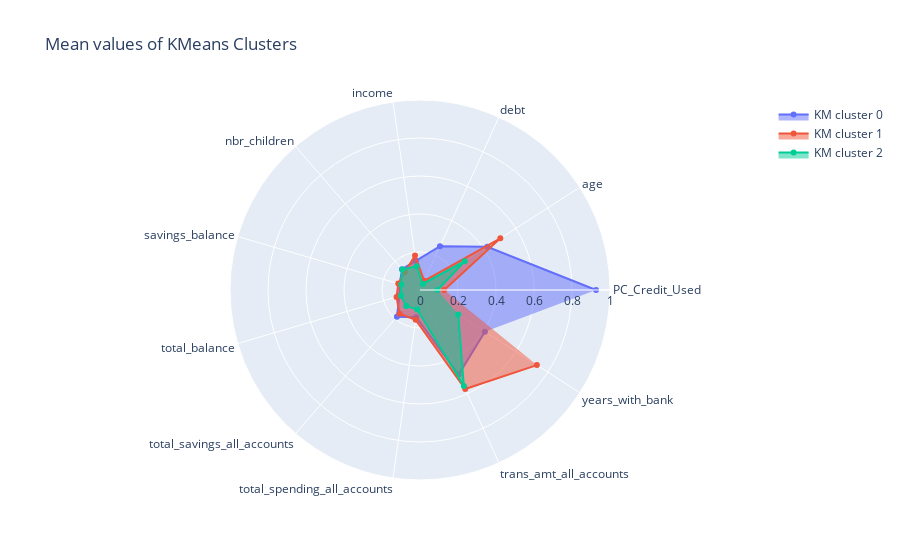

Notebook code for this chart:
### Code cell
# Radar plot with means of KMeans clusters
fig = go.Figure()

fig.add_trace(go.Scatterpolar(
      r=modelData.groupby('cluster_km').mean().loc[0,categories],
      theta=categories,
      fill='toself',
      name='KM cluster 0'
))
fig.add_trace(go.Scatterpolar(
      r=modelData.groupby('cluster_km').mean().loc[1,categories],
      theta=categories,
      fill='toself',
      name='KM cluster 1'
))

fig.add_trace(go.Scatterpolar(
      r=modelData.groupby('cluster_km').mean().loc[2,categories],
      theta=categories,
      fill='toself',
      name='KM cluster 2'
))
fig.update_layout(title='Mean values of KMeans Clusters',
  polar=dict(
    radialaxis=dict(
      visible=True,
      range=[0, 1]
    )),
  showlegend=True
)

fig.show()

### Figure 1 — Plotly figure (JSON) as saved in the notebook; plotly's stock layout.template omitted (floating-point values rounded to 4 significant figures)
{"data": [{"fill": "toself", "name": "KM cluster 0", "r": [0.9266, 0.421, 0.2533, 0.1551, 0.1447, 0.1114, 0.1134, 0.1857, 0.1448, 0.4896, 0.406], "theta": ["PC_Credit_Used", "age", "debt", "income", "nbr_children", "savings_balance", "total_balance", "total_savings_all_accounts", "total_spending_all_accounts", "trans_amt_all_accounts", "years_with_bank"], "type": "scatterpolar"}, {"fill": "toself", "name": "KM cluster 1", "r": [0.1274, 0.5026, 0.05335, 0.1837, 0.123, 0.1192, 0.1286, 0.1647, 0.1585, 0.5731, 0.7312], "theta": ["PC_Credit_Used", "age", "debt", "income", "nbr_children", "savings_balance", "total_balance", "total_savings_all_accounts", "total_spending_all_accounts", "trans_amt_all_accounts", "years_with_bank"], "type": "scatterpolar"}, {"fill": "toself", "name": "KM cluster 2", "r": [0.09146, 0.2798, 0.03482, 0.1268, 0.1425, 0.1033, 0.1052, 0.1109, 0.1042, 0.5558, 0.2393], "theta": ["PC_Credit_Used", "age", "debt", "income", "nbr_children", "savings_balance", "total_balance", "total_savings_all_accounts", "total_spending_all_accounts", "trans_amt_all_accounts", "years_with_bank"], "type": "scatterpolar"}], "layout": {"polar": {"radialaxis": {"range": [0, 1], "visible": true}}, "showlegend": true, "title": {"text": "Mean values of KMeans Clusters"}}}
